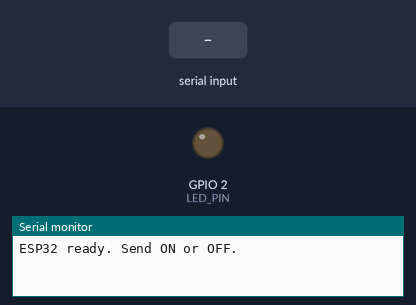
Bench run of a sketch on a simulated ESP32. On the bench: output pins drawn as LEDs (lit = HIGH), the last lines printed to the serial monitor. Inputs (shaded band) come from the test bench.

Above: at 1.7 s.
1.8 s: "ON\n" received over Serial
At 2.1 s:
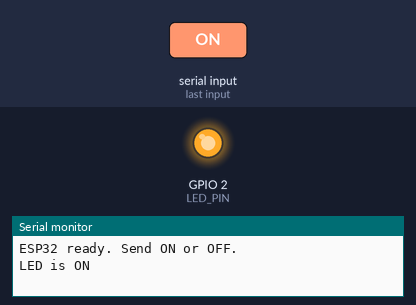
3.3 s: "OFF\n" received over Serial
At 4.4 s:
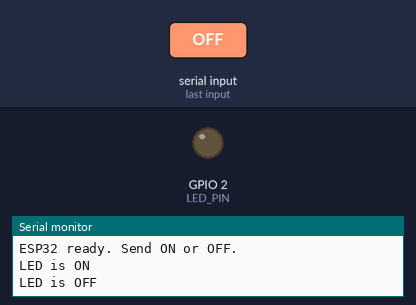
Timing chart, 0 to 6.3 s (numbered marks = the images above; inputs shaded):
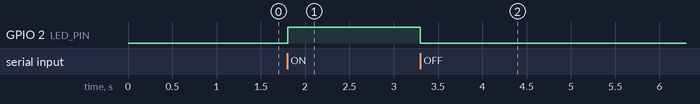

Measured:
- after the input at 1.8 s, GPIO 2 (LED_PIN): LOW → HIGH at once
- after the input at 3.3 s, GPIO 2 (LED_PIN): HIGH → LOW at once

The sketch:

esp32_led_uart.ino
```cpp
#include <Arduino.h>

// ---------- CONFIG ----------
#define LED_PIN 2          // Built-in LED on most ESP32 dev boards
#define BAUD_RATE 115200
// ----------------------------

String buffer = "";

void setup() {
  Serial.begin(BAUD_RATE);

  pinMode(LED_PIN, OUTPUT);
  digitalWrite(LED_PIN, LOW);   // start with LED off

  delay(500);
  Serial.println("ESP32 ready. Send ON or OFF.");
}

void loop() {
  // Read incoming characters one by one
  while (Serial.available()) {
    char c = Serial.read();

    if (c == '\n' || c == '\r') {
      if (buffer.length() > 0) {
        handleCommand(buffer);
        buffer = "";
      }
    } else {
      buffer += c;
    }
  }

  // (optional) Send a heartbeat every 5 seconds
  // static unsigned long lastBeat = 0;
  // if (millis() - lastBeat > 5000) {
  //   lastBeat = millis();
  //   Serial.println("alive");
  // }
}

void handleCommand(String cmd) {
  cmd.trim();
  cmd.toUpperCase();

  if (cmd == "ON") {
    digitalWrite(LED_PIN, HIGH);
    Serial.println("LED is ON");
  }
  else if (cmd == "OFF") {
    digitalWrite(LED_PIN, LOW);
    Serial.println("LED is OFF");
  }
  else if (cmd == "STATUS") {
    Serial.print("LED state: ");
    Serial.println(digitalRead(LED_PIN) ? "ON" : "OFF");
  }
  else {
    Serial.print("Unknown command: ");
    Serial.println(cmd);
  }
}
```
